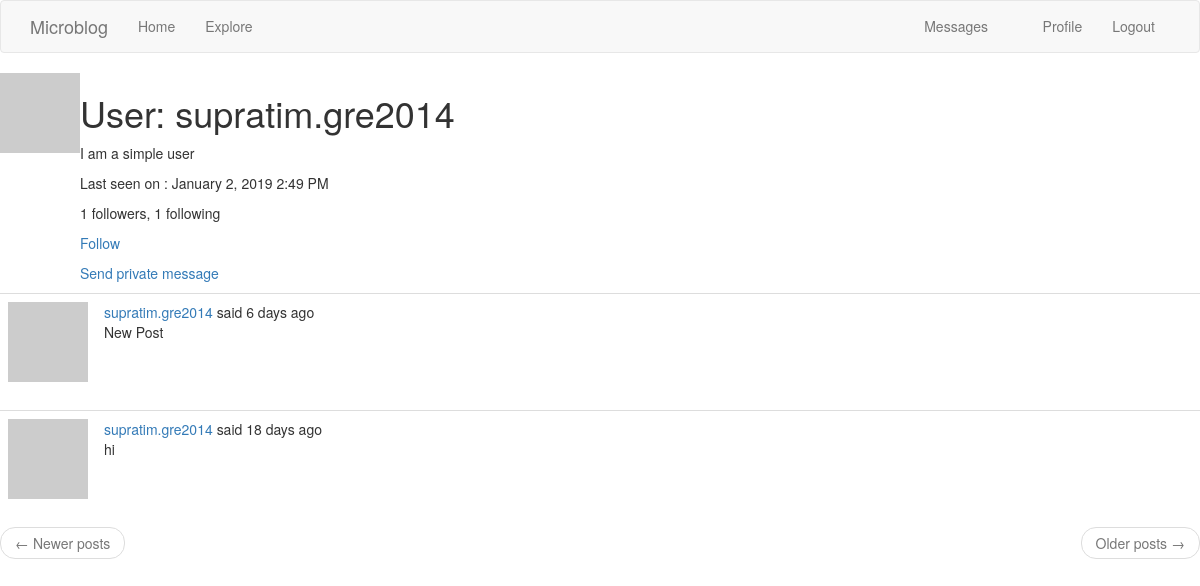
The page /auth/user/supratim.gre2014 (signed in) on the database as committed earlier.
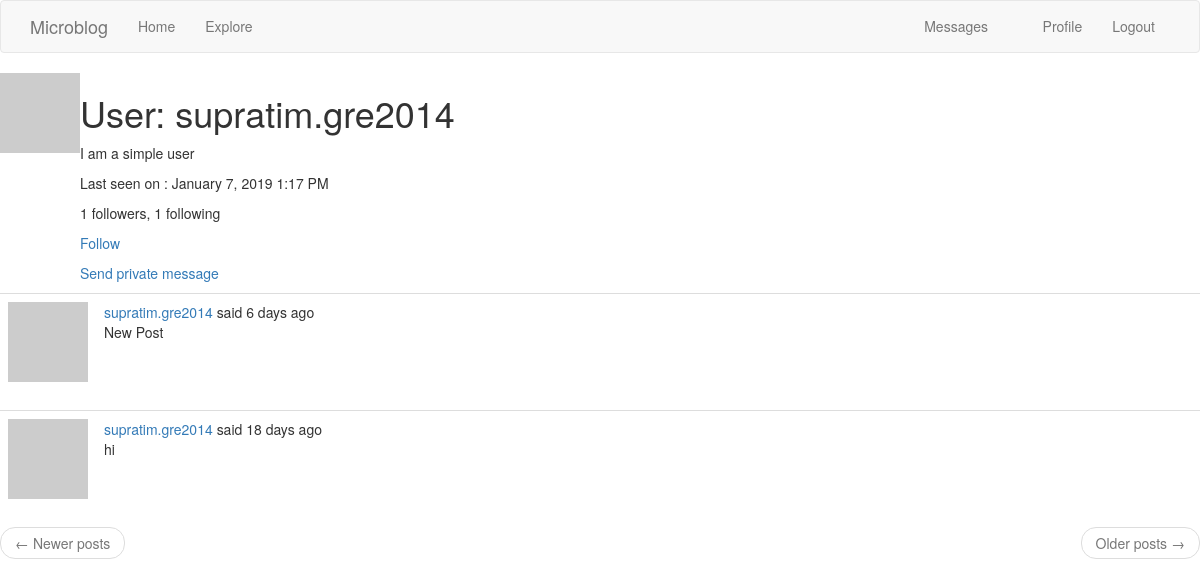
The same page on the database as committed later.
### app/models.py (models this page shows, shortened)
class User(UserMixin, db.Model):
    id = db.Column(db.Integer, primary_key=True)
    username = db.Column(db.String(64), index=True, unique=True)
    email = db.Column(db.String(120), index=True, unique=True)
    password_hash = db.Column(db.String(128))
    posts = db.relationship('Post',
                            backref='author',
                            lazy='dynamic')
    about_me = db.Column(db.String(256))
    last_seen = db.Column(db.DateTime, default=datetime.utcnow())
    """
    adding a many to many relationship with followers and followed
    """
    followed = db.relationship('User',
                               secondary=followers,
                               primaryjoin=(followers.c.follower_id == id),
                               secondaryjoin=(followers.c.followed_id == id),
                               backref=db.backref('followers', lazy='dynamic'), lazy='dynamic')
    messages_sent = db.relationship('Message',
                                    foreign_keys='Message.sender_id',
                                    backref='author',
                                    lazy='dynamic')
    messages_received = db.relationship('Message',
                                        foreign_keys='Message.recipient_id',
                                        backref='recipient',
                                        lazy='dynamic')
    last_message_read_time = db.Column(db.DateTime)
    notifications = db.relationship('Notification',
                                    backref='user',
                                    lazy='dynamic')
    def avatar(self, size):
        digest = md5(self.email.lower().encode('utf-8')).hexdigest()
        return 'https://www.gravatar.com/avatar/{}?d=identicon&s={}'.format(digest, size)
    def is_following(self, user):
        return self.followed.filter(followers.c.followed_id == user.id).count() > 0
    def new_messages(self):
        last_read_time = self.last_message_read_time or datetime(1900, 1, 1)
        return Message.query.filter_by(recipient=self).filter(Message.timestamp > last_read_time).count()

class SearchableMixin(object):
    @classmethod
    def search(cls, expression, page, per_page):
        ids, total = query_index(cls.__tablename__, expression, page, per_page)
        if total == 0:
            return cls.query.filter_by(id=0), 0
        when = []
        for i in range(len(ids)):
            when.append((ids[i], i))
        return cls.query.filter(cls.id.in_(ids)).order_by(
            db.case(when, value=cls.id)), total

class Post(SearchableMixin, db.Model):
    __searchable__ = ['body']
    id = db.Column(db.Integer, primary_key=True)
    body = db.Column(db.String(140))
    timestamp = db.Column(db.DateTime, index=True, default=datetime.utcnow)
    user_id = db.Column(db.Integer, db.ForeignKey('user.id'))
    language = db.Column(db.String(5))

### app/auth/routes.py (the view)
@bp.route('/user/<username>')
@login_required
def user(username):
    user = User.query.filter_by(username=username).first_or_404()
    page = request.args.get('page', 1, type=int)
    posts = user.posts.order_by(Post.timestamp.desc()).paginate(page, current_app.config['POSTS_PER_PAGE'])
    next_url = url_for('main.index', page=posts.next_num) if posts.has_next else None
    prev_url = url_for('main.index', page=posts.prev_num) if posts.has_prev else None
    return render_template('user.html', user=user, posts=posts.items, next_url=next_url, prev_url=prev_url)

### app/models.py (called while the page is built)
@login.user_loader
def load_user(id):
    return User.query.get(int(id))

### app/templates/user.html
{% extends "base.html" %}
{% import 'bootstrap/wtf.html' as wtf %}
{% block content %}
<table>
    <tr valign="top">
        <td><img src="{{ user.avatar(128) }}"></td>
        <td>
             <h1>{{ _('User') }}: {{ user.username }}</h1>
                {% if user.about_me %}
                    <p>{{ user.about_me }}</p>
                        {% endif %}
                        {% if user.last_seen %}
                    <p>{{ _('Last seen on') }} : {{ moment(user.last_seen).format('LLL') }}
                </p>
                    {% endif %}
                <p>
                    {{ _('%(count)d followers', count=user.followers.count()) }}, {{ _('%(count)d following', count=user.followed.count()) }}
                </p>
                {% if user == current_user %}
                <p>
                    <a href="{{ url_for('main.edit_profile') }}">Edit your profile</a>
                </p>
                {% elif not current_user.is_following(user) %}
                <p><a href="{{ url_for('main.follow', username=user.username) }}">{{ _('Follow') }}</a></p>
                {% else %}
                <p><a href="{{ url_for('main.unfollow', username=user.username) }}">{{ _('Unfollow') }}</a></p>
                {% endif %}
                {% if user != current_user %}
                    <p>
                        <a href="{{ url_for('main.send_message', recipient=user.username) }}">{{ _('Send private message') }}</a>
                    </p>
                {% endif %}
        </td>
    </tr>
</table>
{% for post in posts %}
    {% include "_post.html" %}
{% endfor %}
<nav aria-label="...">
        <ul class="pager">
            <li class="previous{% if not prev_url %} disabled{% endif %}">
                <a href="{{ prev_url or '#' }}">
                    <span aria-hidden="true">&larr;</span> {{ _('Newer posts') }}
                </a>
            </li>
            <li class="next{% if not next_url %} disabled{% endif %}">
                <a href="{{ next_url or '#' }}">
                    {{ _('Older posts') }} <span aria-hidden="true">&rarr;</span>
                </a>
            </li>
        </ul>
    </nav>
{% endblock %}

### app/templates/base.html (shortened to what this page needs)
{% extends 'bootstrap/base.html' %}
{% block navbar %}
    <nav class="navbar navbar-default">
        <div class="container">
            <div class="navbar-header">
                <a class="navbar-brand" href="{{ url_for('main.index') }}">Microblog</a>
            </div>
            <div class="collapse navbar-collapse" id="bs-example-navbar-collapse-1">
                <ul class="nav navbar-nav">
                    <li><a href="{{ url_for('main.index') }}">{{ _('Home') }}</a></li>
                    <li><a href="{{ url_for('main.explore') }}">{{ _('Explore') }}</a></li>
                </ul>
                <ul class="nav navbar-nav navbar-right">
                    {% if current_user.is_anonymous %}
                    <li><a href="{{ url_for('auth.login') }}">{{ _('Login') }}</a></li>
                    {% else %}
                    <li>
                        <a href="{{ url_for('main.messages') }}">{{ _('Messages') }}
                            {% set new_messages = current_user.new_messages() %}
                        </a>
                    </li>
                    <li><a href="{{ url_for('main.user', username=current_user.username) }}">{{ _('Profile') }}</a></li>
                    <li><a href="{{ url_for('auth.logout') }}">{{ _('Logout') }}</a></li>
                    {% endif %}
                </ul>
            </div>
        </div>
    </nav>
{% endblock %}

### app/templates/_post.html (shortened to what this page needs)
<table class="table table-hover">
        <tr>
            <td width="70px">
                <a href="{{ url_for('main.user', username=post.author.username) }}">
                    <img src="{{ post.author.avatar(70) }}" />
                </a>
            </td>
            <td>
                {{ _('%(username)s said %(when)s', username=user_link, when=moment(post.timestamp).fromNow()) }}
                <br>
                <span id="post{{ post.id }}">{{ post.body }}</span>
            </td>
        </tr>
</table>

Rows that differ between the two databases and show on the page:
changed User "supratim.gre2014": last_seen "January 2, 2019 2:49 PM" → "January 7, 2019 1:17 PM"
